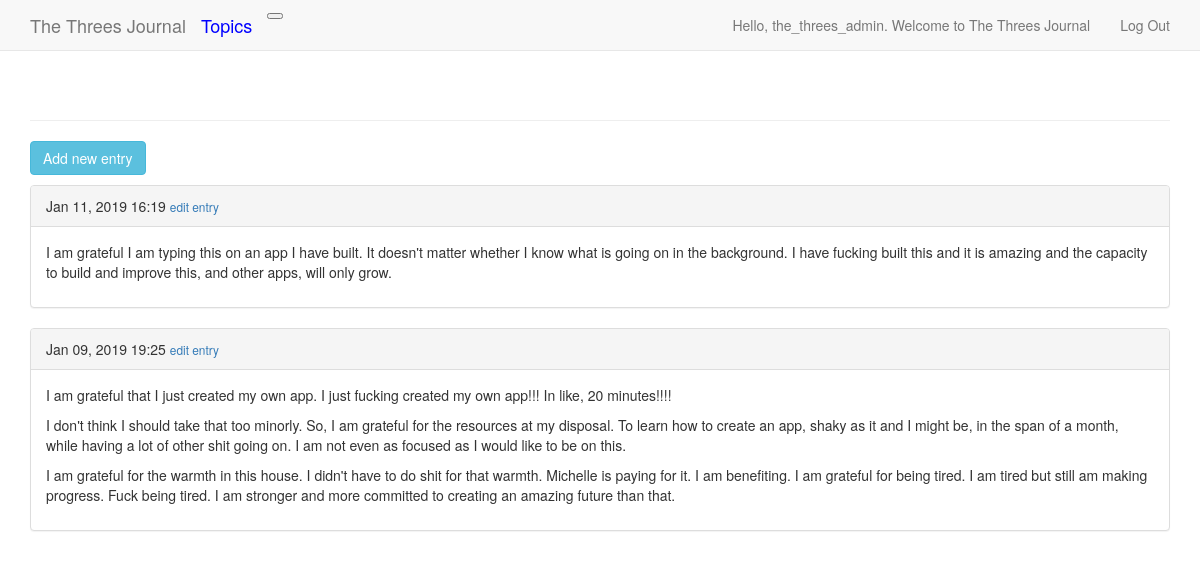
The page /topics/1/ (signed in) on the database its author committed.
### the_threes_tracker/models.py (models this page shows, shortened)
class Entry(models.Model):
    topic = models.ForeignKey(Topic, on_delete=models.CASCADE)
    text = models.TextField()
    date_added = models.DateTimeField(auto_now_add=True)
    class Meta:
        verbose_name_plural = 'entries'

### the_threes_tracker/views.py (the view)
# urls.py: path('topics/<int:topic_id>/', views.topic, name='topic'),
@login_required
def topic(request, topic_id):
    topic = get_object_or_404(Topic, id=topic_id)
    check_topic_owner(request, topic)
    entries = topic.entry_set.order_by('-date_added')
    context = {'topic': topic, 'entries': entries}
    return render(request, 'the_threes_tracker/topic.html', context)

### the_threes_tracker/views.py (called while the page is built)
def check_topic_owner(request, topic):
    if topic.owner != request.user:
        raise Http404

### the_threes_tracker/templates/the_threes_tracker/topic.html (shortened to what this page needs)
{% extends "the_threes_tracker/base.html" %}
{% load bootstrap3 %}
{% block content %}
  <p>
    <a href="{% url 'the_threes_tracker:new_entry' topic.id %}" class="btn btn-info" role="button">Add new entry</a>
  </p>
  {% for entry in entries %}
    <div class="panel panel-default">
      <div class="panel-heading">
          {{ entry.date_added|date:'M d, Y H:i' }}
          <small>
            <a href="{% url 'the_threes_tracker:edit_entry' entry.id %}">edit entry</a>
          </small>
      </div>
      <div class="panel-body">
        {{ entry.text|linebreaks }}
      </div>
    </div>
  {% empty %}
      There are no entries yet.
  {% endfor %}
{% endblock content %}

### the_threes_tracker/templates/the_threes_tracker/base.html (shortened to what this page needs)
{% load bootstrap3 %}
<!DOCTYPE html>
<html lang="en">
  <head>
    {% bootstrap_css %}
  </head>
  <body>
    <nav class="navbar navbar-default navbar-static-top">
      <div class="container">
        <div class="navbar-header">
          <a class="navbar-brand" href="{% url 'the_threes_tracker:index' %}">
              The Threes Journal</a>
          <a class="navbar-brand" style="color:blue" href="{% url 'the_threes_tracker:topics' %}">Topics</a>
          <button type="button" class="navbar-toogle collapsed"
              data-toggle="collapse" data-target="#navbar"
              aria-expanded="false" aria-controls="navbar">
          </button>
        </div>
        <div id="navbar" class="navbar-collapse collapse">
          <ul class="nav navbar-nav navbar-right">
            {% if user.is_authenticated %}
              <li><a>Hello, {{ user.username }}. Welcome to The Threes Journal</a></li>
              <li><a href="{% url 'users:logout' %}">Log Out</a></li>
            {% else %}
              <li><a href="{% url 'users:register' %}">register</a></li>
              <li><a href="{% url 'users:login' %}">Log In</a></li>
            {% endif %}
          </ul>
        </div>
      </div>
    </nav>
    <div class="container">
      <div class="page-header">
      </div>
      <div>
        {% block content %}{% endblock content %}
      </div>
    </div>
  </body>
</html>

### rows shown on the page
Entry: date_added "Jan 11, 2019 16:19", text "I am grateful I am typing this on an app I have built. It doesn't matter whether I know what is going on in the background. I have fucking built this and it is amazing and the capacity to build and improve this, and other apps, will only grow."
Entry: date_added "Jan 09, 2019 19:25", text "I am grateful that I just created my own app. I just fucking created my own app!!! In like, 20 minutes!!!! I don't think I should take that too minorly. So, I am grateful for the resources at my disposal. To learn how to create an app, shaky as it and I might be, in the span of a month, while having a lot of other shit going on. I am not even as focused as I would like to be on this. I am grateful for the warmth in this house. I didn't have to do shit for that warmth. Michelle is paying for it. I am benefiting. I am grateful for being tired. I am tired but still am making progress. Fuck being tired. I am stronger and more committed to creating an amazing future than that."

### other values the page prints
{{ user.username }} "the_threes_admin"
